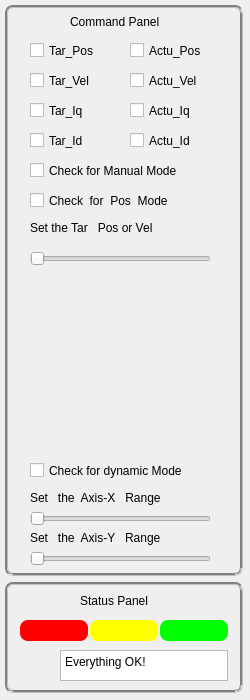
<?xml version="1.0" encoding="UTF-8"?>
<ui version="4.0">
 <class>CmdStatusPanelWindow</class>
 <widget class="QWidget" name="CmdStatusPanelWindow">
  <property name="geometry">
   <rect>
    <x>0</x>
    <y>0</y>
    <width>250</width>
    <height>700</height>
   </rect>
  </property>
  <property name="sizePolicy">
   <sizepolicy hsizetype="Minimum" vsizetype="Minimum">
    <horstretch>0</horstretch>
    <verstretch>0</verstretch>
   </sizepolicy>
  </property>
  <property name="minimumSize">
   <size>
    <width>250</width>
    <height>700</height>
   </size>
  </property>
  <property name="windowTitle">
   <string>Raw Transmit</string>
  </property>
  <property name="styleSheet">
   <string notr="true"/>
  </property>
  <widget class="QLabel" name="label_1">
   <property name="geometry">
    <rect>
     <x>70</x>
     <y>11</y>
     <width>101</width>
     <height>21</height>
    </rect>
   </property>
   <property name="text">
    <string>Command Panel</string>
   </property>
  </widget>
  <widget class="QCheckBox" name="checkBox_1">
   <property name="geometry">
    <rect>
     <x>30</x>
     <y>40</y>
     <width>89</width>
     <height>21</height>
    </rect>
   </property>
   <property name="text">
    <string>Tar_Pos</string>
   </property>
  </widget>
  <widget class="QLabel" name="label_2">
   <property name="geometry">
    <rect>
     <x>5</x>
     <y>582</y>
     <width>238</width>
     <height>111</height>
    </rect>
   </property>
   <property name="styleSheet">
    <string notr="true">border:3px groove gray;border-radius:8px;</string>
   </property>
   <property name="text">
    <string/>
   </property>
  </widget>
  <widget class="QLabel" name="label_3">
   <property name="geometry">
    <rect>
     <x>5</x>
     <y>5</y>
     <width>238</width>
     <height>571</height>
    </rect>
   </property>
   <property name="styleSheet">
    <string notr="true">border:3px groove gray;border-radius:8px;</string>
   </property>
   <property name="text">
    <string/>
   </property>
  </widget>
  <widget class="QLabel" name="label_4">
   <property name="geometry">
    <rect>
     <x>80</x>
     <y>590</y>
     <width>111</width>
     <height>21</height>
    </rect>
   </property>
   <property name="text">
    <string>Status Panel</string>
   </property>
  </widget>
  <widget class="QCheckBox" name="checkBox_2">
   <property name="geometry">
    <rect>
     <x>130</x>
     <y>40</y>
     <width>89</width>
     <height>21</height>
    </rect>
   </property>
   <property name="text">
    <string>Actu_Pos</string>
   </property>
  </widget>
  <widget class="QCheckBox" name="checkBox_3">
   <property name="geometry">
    <rect>
     <x>130</x>
     <y>70</y>
     <width>89</width>
     <height>21</height>
    </rect>
   </property>
   <property name="text">
    <string>Actu_Vel</string>
   </property>
  </widget>
  <widget class="QCheckBox" name="checkBox_4">
   <property name="geometry">
    <rect>
     <x>30</x>
     <y>70</y>
     <width>89</width>
     <height>21</height>
    </rect>
   </property>
   <property name="text">
    <string>Tar_Vel</string>
   </property>
  </widget>
  <widget class="QCheckBox" name="checkBox_5">
   <property name="geometry">
    <rect>
     <x>30</x>
     <y>100</y>
     <width>89</width>
     <height>21</height>
    </rect>
   </property>
   <property name="text">
    <string>Tar_Iq</string>
   </property>
  </widget>
  <widget class="QCheckBox" name="checkBox_6">
   <property name="geometry">
    <rect>
     <x>130</x>
     <y>100</y>
     <width>89</width>
     <height>21</height>
    </rect>
   </property>
   <property name="text">
    <string>Actu_Iq</string>
   </property>
  </widget>
  <widget class="QCheckBox" name="checkBox_7">
   <property name="geometry">
    <rect>
     <x>30</x>
     <y>130</y>
     <width>89</width>
     <height>21</height>
    </rect>
   </property>
   <property name="text">
    <string>Tar_Id</string>
   </property>
  </widget>
  <widget class="QCheckBox" name="checkBox_8">
   <property name="geometry">
    <rect>
     <x>130</x>
     <y>130</y>
     <width>89</width>
     <height>21</height>
    </rect>
   </property>
   <property name="text">
    <string>Actu_Id</string>
   </property>
  </widget>
  <widget class="QSlider" name="horizontalSlider_Y">
   <property name="geometry">
    <rect>
     <x>30</x>
     <y>550</y>
     <width>181</width>
     <height>18</height>
    </rect>
   </property>
   <property name="orientation">
    <enum>Qt::Horizontal</enum>
   </property>
  </widget>
  <widget class="QLabel" name="label_5">
   <property name="geometry">
    <rect>
     <x>30</x>
     <y>530</y>
     <width>201</width>
     <height>16</height>
    </rect>
   </property>
   <property name="text">
    <string>Set   the  Axis-Y   Range</string>
   </property>
  </widget>
  <widget class="QSlider" name="horizontalSlider_X">
   <property name="geometry">
    <rect>
     <x>30</x>
     <y>510</y>
     <width>181</width>
     <height>18</height>
    </rect>
   </property>
   <property name="orientation">
    <enum>Qt::Horizontal</enum>
   </property>
  </widget>
  <widget class="QLabel" name="label_6">
   <property name="geometry">
    <rect>
     <x>30</x>
     <y>490</y>
     <width>191</width>
     <height>16</height>
    </rect>
   </property>
   <property name="text">
    <string>Set   the  Axis-X   Range</string>
   </property>
  </widget>
  <widget class="QCheckBox" name="checkBox_9">
   <property name="geometry">
    <rect>
     <x>30</x>
     <y>190</y>
     <width>201</width>
     <height>21</height>
    </rect>
   </property>
   <property name="text">
    <string>Check  for  Pos  Mode</string>
   </property>
  </widget>
  <widget class="QCheckBox" name="checkBox_10">
   <property name="geometry">
    <rect>
     <x>30</x>
     <y>460</y>
     <width>201</width>
     <height>21</height>
    </rect>
   </property>
   <property name="text">
    <string>Check for dynamic Mode</string>
   </property>
  </widget>
  <widget class="QLabel" name="label_7">
   <property name="geometry">
    <rect>
     <x>20</x>
     <y>620</y>
     <width>68</width>
     <height>21</height>
    </rect>
   </property>
   <property name="styleSheet">
    <string notr="true">border-radius:8px;
background-color: rgb(255, 0, 0);</string>
   </property>
   <property name="text">
    <string/>
   </property>
  </widget>
  <widget class="QLabel" name="label_8">
   <property name="geometry">
    <rect>
     <x>90</x>
     <y>620</y>
     <width>68</width>
     <height>21</height>
    </rect>
   </property>
   <property name="styleSheet">
    <string notr="true">border-radius:8px;
background-color: rgb(255, 255, 0);</string>
   </property>
   <property name="text">
    <string/>
   </property>
  </widget>
  <widget class="QLabel" name="label_9">
   <property name="geometry">
    <rect>
     <x>160</x>
     <y>620</y>
     <width>68</width>
     <height>21</height>
    </rect>
   </property>
   <property name="styleSheet">
    <string notr="true">border-radius:8px;
background-color: rgb(0, 255, 0);</string>
   </property>
   <property name="text">
    <string/>
   </property>
  </widget>
  <widget class="QTextBrowser" name="ErrMessage">
   <property name="geometry">
    <rect>
     <x>60</x>
     <y>650</y>
     <width>168</width>
     <height>31</height>
    </rect>
   </property>
   <property name="html">
    <string>&lt;!DOCTYPE HTML PUBLIC &quot;-//W3C//DTD HTML 4.0//EN&quot; &quot;http://www.w3.org/TR/REC-html40/strict.dtd&quot;&gt;
&lt;html&gt;&lt;head&gt;&lt;meta name=&quot;qrichtext&quot; content=&quot;1&quot; /&gt;&lt;style type=&quot;text/css&quot;&gt;
p, li { white-space: pre-wrap; }
&lt;/style&gt;&lt;/head&gt;&lt;body style=&quot; font-family:'SimSun'; font-size:9pt; font-weight:400; font-style:normal;&quot;&gt;
&lt;p style=&quot; margin-top:0px; margin-bottom:0px; margin-left:0px; margin-right:0px; -qt-block-indent:0; text-indent:0px;&quot;&gt;&lt;span style=&quot; font-family:'SimSun';&quot;&gt;Everything OK!&lt;/span&gt;&lt;/p&gt;&lt;/body&gt;&lt;/html&gt;</string>
   </property>
  </widget>
  <widget class="QLabel" name="label_10">
   <property name="geometry">
    <rect>
     <x>20</x>
     <y>650</y>
     <width>31</width>
     <height>31</height>
    </rect>
   </property>
   <property name="styleSheet">
    <string notr="true">image: url(:/assets/warning_green.png);</string>
   </property>
   <property name="text">
    <string/>
   </property>
  </widget>
  <widget class="QCheckBox" name="checkBox_11">
   <property name="geometry">
    <rect>
     <x>30</x>
     <y>160</y>
     <width>201</width>
     <height>21</height>
    </rect>
   </property>
   <property name="text">
    <string>Check for Manual Mode</string>
   </property>
  </widget>
  <widget class="QSlider" name="horizontalSlider_X_2">
   <property name="geometry">
    <rect>
     <x>30</x>
     <y>250</y>
     <width>181</width>
     <height>18</height>
    </rect>
   </property>
   <property name="orientation">
    <enum>Qt::Horizontal</enum>
   </property>
  </widget>
  <widget class="QLabel" name="label_11">
   <property name="geometry">
    <rect>
     <x>30</x>
     <y>220</y>
     <width>191</width>
     <height>16</height>
    </rect>
   </property>
   <property name="text">
    <string>Set the Tar   Pos or Vel</string>
   </property>
  </widget>
  <widget class="Dial" name="dial" native="true">
   <property name="geometry">
    <rect>
     <x>21</x>
     <y>260</y>
     <width>206</width>
     <height>204</height>
    </rect>
   </property>
   <property name="styleSheet">
    <string notr="true">image: url(:/assets/background.png);</string>
   </property>
  </widget>
  <zorder>label_3</zorder>
  <zorder>label_2</zorder>
  <zorder>label_1</zorder>
  <zorder>checkBox_1</zorder>
  <zorder>label_4</zorder>
  <zorder>checkBox_2</zorder>
  <zorder>checkBox_3</zorder>
  <zorder>checkBox_4</zorder>
  <zorder>checkBox_5</zorder>
  <zorder>checkBox_6</zorder>
  <zorder>checkBox_7</zorder>
  <zorder>checkBox_8</zorder>
  <zorder>horizontalSlider_Y</zorder>
  <zorder>label_5</zorder>
  <zorder>horizontalSlider_X</zorder>
  <zorder>label_6</zorder>
  <zorder>checkBox_9</zorder>
  <zorder>checkBox_10</zorder>
  <zorder>label_7</zorder>
  <zorder>label_8</zorder>
  <zorder>label_9</zorder>
  <zorder>ErrMessage</zorder>
  <zorder>checkBox_11</zorder>
  <zorder>horizontalSlider_X_2</zorder>
  <zorder>label_11</zorder>
  <zorder>label_10</zorder>
  <zorder>dial</zorder>
 </widget>
 <customwidgets>
  <customwidget>
   <class>Dial</class>
   <extends>QWidget</extends>
   <header>dial.h</header>
   <container>1</container>
  </customwidget>
 </customwidgets>
 <resources/>
 <connections/>
</ui>
